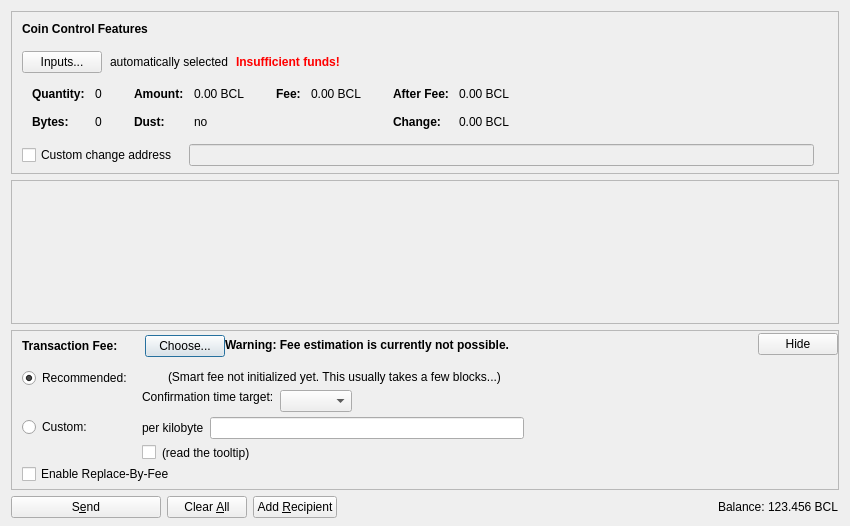
<?xml version="1.0" encoding="UTF-8"?>
<ui version="4.0">
 <class>SendCoinsDialog</class>
 <widget class="QDialog" name="SendCoinsDialog">
  <property name="geometry">
   <rect>
    <x>0</x>
    <y>0</y>
    <width>850</width>
    <height>526</height>
   </rect>
  </property>
  <property name="windowTitle">
   <string>Send Coins</string>
  </property>
  <layout class="QVBoxLayout" name="verticalLayout" stretch="0,1,0,0">
   <property name="bottomMargin">
    <number>8</number>
   </property>
   <item>
    <widget class="QFrame" name="frameCoinControl">
     <property name="sizePolicy">
      <sizepolicy hsizetype="Expanding" vsizetype="Expanding">
       <horstretch>0</horstretch>
       <verstretch>0</verstretch>
      </sizepolicy>
     </property>
     <property name="maximumSize">
      <size>
       <width>16777215</width>
       <height>16777215</height>
      </size>
     </property>
     <property name="frameShape">
      <enum>QFrame::StyledPanel</enum>
     </property>
     <property name="frameShadow">
      <enum>QFrame::Sunken</enum>
     </property>
     <layout class="QVBoxLayout" name="verticalLayoutCoinControl2">
      <property name="spacing">
       <number>0</number>
      </property>
      <property name="leftMargin">
       <number>0</number>
      </property>
      <property name="topMargin">
       <number>0</number>
      </property>
      <property name="rightMargin">
       <number>0</number>
      </property>
      <property name="bottomMargin">
       <number>6</number>
      </property>
      <item>
       <layout class="QVBoxLayout" name="verticalLayoutCoinControl" stretch="0,0,0,0,1">
        <property name="spacing">
         <number>0</number>
        </property>
        <property name="leftMargin">
         <number>10</number>
        </property>
        <property name="topMargin">
         <number>10</number>
        </property>
        <item>
         <layout class="QHBoxLayout" name="horizontalLayoutCoinControl1">
          <property name="bottomMargin">
           <number>15</number>
          </property>
          <item>
           <widget class="QLabel" name="labelCoinControlFeatures">
            <property name="sizePolicy">
             <sizepolicy hsizetype="Preferred" vsizetype="Maximum">
              <horstretch>0</horstretch>
              <verstretch>0</verstretch>
             </sizepolicy>
            </property>
            <property name="font">
             <font>
              <weight>75</weight>
              <bold>true</bold>
             </font>
            </property>
            <property name="styleSheet">
             <string notr="true">font-weight:bold;</string>
            </property>
            <property name="text">
             <string>Coin Control Features</string>
            </property>
           </widget>
          </item>
         </layout>
        </item>
        <item>
         <layout class="QHBoxLayout" name="horizontalLayoutCoinControl2" stretch="0,0,0,0">
          <property name="spacing">
           <number>8</number>
          </property>
          <property name="bottomMargin">
           <number>10</number>
          </property>
          <item>
           <widget class="QPushButton" name="pushButtonCoinControl">
            <property name="styleSheet">
             <string notr="true"/>
            </property>
            <property name="text">
             <string>Inputs...</string>
            </property>
            <property name="autoDefault">
             <bool>false</bool>
            </property>
           </widget>
          </item>
          <item>
           <widget class="QLabel" name="labelCoinControlAutomaticallySelected">
            <property name="text">
             <string>automatically selected</string>
            </property>
            <property name="margin">
             <number>5</number>
            </property>
           </widget>
          </item>
          <item>
           <widget class="QLabel" name="labelCoinControlInsuffFunds">
            <property name="font">
             <font>
              <weight>75</weight>
              <bold>true</bold>
             </font>
            </property>
            <property name="styleSheet">
             <string notr="true">color:red;font-weight:bold;</string>
            </property>
            <property name="text">
             <string>Insufficient funds!</string>
            </property>
            <property name="margin">
             <number>5</number>
            </property>
           </widget>
          </item>
          <item>
           <spacer name="horizontalSpacerCoinControl">
            <property name="orientation">
             <enum>Qt::Horizontal</enum>
            </property>
            <property name="sizeHint" stdset="0">
             <size>
              <width>40</width>
              <height>1</height>
             </size>
            </property>
           </spacer>
          </item>
         </layout>
        </item>
        <item>
         <widget class="QWidget" name="widgetCoinControl" native="true">
          <property name="sizePolicy">
           <sizepolicy hsizetype="Preferred" vsizetype="Preferred">
            <horstretch>0</horstretch>
            <verstretch>0</verstretch>
           </sizepolicy>
          </property>
          <property name="minimumSize">
           <size>
            <width>0</width>
            <height>0</height>
           </size>
          </property>
          <property name="styleSheet">
           <string notr="true"/>
          </property>
          <layout class="QHBoxLayout" name="horizontalLayoutCoinControl5">
           <property name="leftMargin">
            <number>0</number>
           </property>
           <property name="topMargin">
            <number>0</number>
           </property>
           <property name="rightMargin">
            <number>0</number>
           </property>
           <property name="bottomMargin">
            <number>0</number>
           </property>
           <item>
            <layout class="QHBoxLayout" name="horizontalLayoutCoinControl3" stretch="0,0,0,1">
             <property name="spacing">
              <number>20</number>
             </property>
             <property name="topMargin">
              <number>0</number>
             </property>
             <property name="bottomMargin">
              <number>10</number>
             </property>
             <item>
              <layout class="QFormLayout" name="formLayoutCoinControl1">
               <property name="horizontalSpacing">
                <number>10</number>
               </property>
               <property name="verticalSpacing">
                <number>14</number>
               </property>
               <property name="leftMargin">
                <number>10</number>
               </property>
               <property name="topMargin">
                <number>4</number>
               </property>
               <property name="rightMargin">
                <number>6</number>
               </property>
               <item row="0" column="0">
                <widget class="QLabel" name="labelCoinControlQuantityText">
                 <property name="font">
                  <font>
                   <weight>75</weight>
                   <bold>true</bold>
                  </font>
                 </property>
                 <property name="text">
                  <string>Quantity:</string>
                 </property>
                 <property name="margin">
                  <number>0</number>
                 </property>
                </widget>
               </item>
               <item row="0" column="1">
                <widget class="QLabel" name="labelCoinControlQuantity">
                 <property name="cursor">
                  <cursorShape>IBeamCursor</cursorShape>
                 </property>
                 <property name="contextMenuPolicy">
                  <enum>Qt::ActionsContextMenu</enum>
                 </property>
                 <property name="text">
                  <string notr="true">0</string>
                 </property>
                 <property name="margin">
                  <number>0</number>
                 </property>
                 <property name="textInteractionFlags">
                  <set>Qt::LinksAccessibleByMouse|Qt::TextSelectableByKeyboard|Qt::TextSelectableByMouse</set>
                 </property>
                </widget>
               </item>
               <item row="1" column="0">
                <widget class="QLabel" name="labelCoinControlBytesText">
                 <property name="font">
                  <font>
                   <weight>75</weight>
                   <bold>true</bold>
                  </font>
                 </property>
                 <property name="text">
                  <string>Bytes:</string>
                 </property>
                </widget>
               </item>
               <item row="1" column="1">
                <widget class="QLabel" name="labelCoinControlBytes">
                 <property name="cursor">
                  <cursorShape>IBeamCursor</cursorShape>
                 </property>
                 <property name="contextMenuPolicy">
                  <enum>Qt::ActionsContextMenu</enum>
                 </property>
                 <property name="text">
                  <string notr="true">0</string>
                 </property>
                 <property name="textInteractionFlags">
                  <set>Qt::LinksAccessibleByMouse|Qt::TextSelectableByKeyboard|Qt::TextSelectableByMouse</set>
                 </property>
                </widget>
               </item>
              </layout>
             </item>
             <item>
              <layout class="QFormLayout" name="formLayoutCoinControl2">
               <property name="horizontalSpacing">
                <number>10</number>
               </property>
               <property name="verticalSpacing">
                <number>14</number>
               </property>
               <property name="leftMargin">
                <number>6</number>
               </property>
               <property name="topMargin">
                <number>4</number>
               </property>
               <property name="rightMargin">
                <number>6</number>
               </property>
               <item row="0" column="0">
                <widget class="QLabel" name="labelCoinControlAmountText">
                 <property name="font">
                  <font>
                   <weight>75</weight>
                   <bold>true</bold>
                  </font>
                 </property>
                 <property name="text">
                  <string>Amount:</string>
                 </property>
                 <property name="margin">
                  <number>0</number>
                 </property>
                </widget>
               </item>
               <item row="0" column="1">
                <widget class="QLabel" name="labelCoinControlAmount">
                 <property name="cursor">
                  <cursorShape>IBeamCursor</cursorShape>
                 </property>
                 <property name="contextMenuPolicy">
                  <enum>Qt::ActionsContextMenu</enum>
                 </property>
                 <property name="text">
                  <string notr="true">0.00 BCL</string>
                 </property>
                 <property name="textInteractionFlags">
                  <set>Qt::LinksAccessibleByMouse|Qt::TextSelectableByKeyboard|Qt::TextSelectableByMouse</set>
                 </property>
                </widget>
               </item>
               <item row="1" column="0">
                <widget class="QLabel" name="labelCoinControlLowOutputText">
                 <property name="font">
                  <font>
                   <weight>75</weight>
                   <bold>true</bold>
                  </font>
                 </property>
                 <property name="text">
                  <string>Dust:</string>
                 </property>
                </widget>
               </item>
               <item row="1" column="1">
                <widget class="QLabel" name="labelCoinControlLowOutput">
                 <property name="cursor">
                  <cursorShape>IBeamCursor</cursorShape>
                 </property>
                 <property name="contextMenuPolicy">
                  <enum>Qt::ActionsContextMenu</enum>
                 </property>
                 <property name="text">
                  <string notr="true">no</string>
                 </property>
                 <property name="textInteractionFlags">
                  <set>Qt::LinksAccessibleByMouse|Qt::TextSelectableByKeyboard|Qt::TextSelectableByMouse</set>
                 </property>
                </widget>
               </item>
              </layout>
             </item>
             <item>
              <layout class="QFormLayout" name="formLayoutCoinControl3">
               <property name="horizontalSpacing">
                <number>10</number>
               </property>
               <property name="verticalSpacing">
                <number>14</number>
               </property>
               <property name="leftMargin">
                <number>6</number>
               </property>
               <property name="topMargin">
                <number>4</number>
               </property>
               <property name="rightMargin">
                <number>6</number>
               </property>
               <item row="0" column="0">
                <widget class="QLabel" name="labelCoinControlFeeText">
                 <property name="font">
                  <font>
                   <weight>75</weight>
                   <bold>true</bold>
                  </font>
                 </property>
                 <property name="text">
                  <string>Fee:</string>
                 </property>
                 <property name="margin">
                  <number>0</number>
                 </property>
                </widget>
               </item>
               <item row="0" column="1">
                <widget class="QLabel" name="labelCoinControlFee">
                 <property name="cursor">
                  <cursorShape>IBeamCursor</cursorShape>
                 </property>
                 <property name="contextMenuPolicy">
                  <enum>Qt::ActionsContextMenu</enum>
                 </property>
                 <property name="text">
                  <string notr="true">0.00 BCL</string>
                 </property>
                 <property name="textInteractionFlags">
                  <set>Qt::LinksAccessibleByMouse|Qt::TextSelectableByKeyboard|Qt::TextSelectableByMouse</set>
                 </property>
                </widget>
               </item>
              </layout>
             </item>
             <item>
              <layout class="QFormLayout" name="formLayoutCoinControl4">
               <property name="horizontalSpacing">
                <number>10</number>
               </property>
               <property name="verticalSpacing">
                <number>14</number>
               </property>
               <property name="leftMargin">
                <number>6</number>
               </property>
               <property name="topMargin">
                <number>4</number>
               </property>
               <property name="rightMargin">
                <number>6</number>
               </property>
               <item row="0" column="0">
                <widget class="QLabel" name="labelCoinControlAfterFeeText">
                 <property name="font">
                  <font>
                   <weight>75</weight>
                   <bold>true</bold>
                  </font>
                 </property>
                 <property name="text">
                  <string>After Fee:</string>
                 </property>
                 <property name="margin">
                  <number>0</number>
                 </property>
                </widget>
               </item>
               <item row="0" column="1">
                <widget class="QLabel" name="labelCoinControlAfterFee">
                 <property name="cursor">
                  <cursorShape>IBeamCursor</cursorShape>
                 </property>
                 <property name="contextMenuPolicy">
                  <enum>Qt::ActionsContextMenu</enum>
                 </property>
                 <property name="text">
                  <string notr="true">0.00 BCL</string>
                 </property>
                 <property name="textInteractionFlags">
                  <set>Qt::LinksAccessibleByMouse|Qt::TextSelectableByKeyboard|Qt::TextSelectableByMouse</set>
                 </property>
                </widget>
               </item>
               <item row="1" column="0">
                <widget class="QLabel" name="labelCoinControlChangeText">
                 <property name="font">
                  <font>
                   <weight>75</weight>
                   <bold>true</bold>
                  </font>
                 </property>
                 <property name="text">
                  <string>Change:</string>
                 </property>
                </widget>
               </item>
               <item row="1" column="1">
                <widget class="QLabel" name="labelCoinControlChange">
                 <property name="cursor">
                  <cursorShape>IBeamCursor</cursorShape>
                 </property>
                 <property name="contextMenuPolicy">
                  <enum>Qt::ActionsContextMenu</enum>
                 </property>
                 <property name="text">
                  <string notr="true">0.00 BCL</string>
                 </property>
                 <property name="textInteractionFlags">
                  <set>Qt::LinksAccessibleByMouse|Qt::TextSelectableByKeyboard|Qt::TextSelectableByMouse</set>
                 </property>
                </widget>
               </item>
              </layout>
             </item>
            </layout>
           </item>
          </layout>
         </widget>
        </item>
        <item>
         <layout class="QHBoxLayout" name="horizontalLayoutCoinControl4" stretch="0,0,0">
          <property name="spacing">
           <number>12</number>
          </property>
          <property name="sizeConstraint">
           <enum>QLayout::SetDefaultConstraint</enum>
          </property>
          <property name="topMargin">
           <number>5</number>
          </property>
          <property name="rightMargin">
           <number>5</number>
          </property>
          <item>
           <widget class="QCheckBox" name="checkBoxCoinControlChange">
            <property name="toolTip">
             <string>If this is activated, but the change address is empty or invalid, change will be sent to a newly generated address.</string>
            </property>
            <property name="text">
             <string>Custom change address</string>
            </property>
           </widget>
          </item>
          <item>
           <widget class="QValidatedLineEdit" name="lineEditCoinControlChange">
            <property name="enabled">
             <bool>false</bool>
            </property>
            <property name="sizePolicy">
             <sizepolicy hsizetype="Expanding" vsizetype="Fixed">
              <horstretch>0</horstretch>
              <verstretch>0</verstretch>
             </sizepolicy>
            </property>
           </widget>
          </item>
          <item>
           <widget class="QLabel" name="labelCoinControlChangeLabel">
            <property name="sizePolicy">
             <sizepolicy hsizetype="Preferred" vsizetype="Expanding">
              <horstretch>0</horstretch>
              <verstretch>0</verstretch>
             </sizepolicy>
            </property>
            <property name="minimumSize">
             <size>
              <width>0</width>
              <height>0</height>
             </size>
            </property>
            <property name="text">
             <string/>
            </property>
            <property name="margin">
             <number>3</number>
            </property>
           </widget>
          </item>
         </layout>
        </item>
        <item>
         <spacer name="verticalSpacerCoinControl">
          <property name="orientation">
           <enum>Qt::Vertical</enum>
          </property>
          <property name="sizeHint" stdset="0">
           <size>
            <width>800</width>
            <height>1</height>
           </size>
          </property>
         </spacer>
        </item>
       </layout>
      </item>
     </layout>
    </widget>
   </item>
   <item>
    <widget class="QScrollArea" name="scrollArea">
     <property name="widgetResizable">
      <bool>true</bool>
     </property>
     <widget class="QWidget" name="scrollAreaWidgetContents">
      <property name="geometry">
       <rect>
        <x>0</x>
        <y>0</y>
        <width>830</width>
        <height>104</height>
       </rect>
      </property>
      <layout class="QVBoxLayout" name="verticalLayout_2" stretch="0,1">
       <property name="leftMargin">
        <number>0</number>
       </property>
       <property name="topMargin">
        <number>0</number>
       </property>
       <property name="rightMargin">
        <number>0</number>
       </property>
       <property name="bottomMargin">
        <number>0</number>
       </property>
       <item>
        <layout class="QVBoxLayout" name="entries">
         <property name="spacing">
          <number>6</number>
         </property>
        </layout>
       </item>
       <item>
        <spacer name="verticalSpacer">
         <property name="orientation">
          <enum>Qt::Vertical</enum>
         </property>
         <property name="sizeHint" stdset="0">
          <size>
           <width>20</width>
           <height>40</height>
          </size>
         </property>
        </spacer>
       </item>
      </layout>
     </widget>
    </widget>
   </item>
   <item>
    <widget class="QFrame" name="frameFee">
     <property name="sizePolicy">
      <sizepolicy hsizetype="Expanding" vsizetype="Expanding">
       <horstretch>0</horstretch>
       <verstretch>0</verstretch>
      </sizepolicy>
     </property>
     <property name="maximumSize">
      <size>
       <width>16777215</width>
       <height>16777215</height>
      </size>
     </property>
     <property name="frameShape">
      <enum>QFrame::StyledPanel</enum>
     </property>
     <property name="frameShadow">
      <enum>QFrame::Sunken</enum>
     </property>
     <layout class="QVBoxLayout" name="verticalLayoutFee1">
      <property name="spacing">
       <number>0</number>
      </property>
      <property name="leftMargin">
       <number>0</number>
      </property>
      <property name="topMargin">
       <number>0</number>
      </property>
      <property name="rightMargin">
       <number>0</number>
      </property>
      <property name="bottomMargin">
       <number>0</number>
      </property>
      <item>
       <layout class="QVBoxLayout" name="verticalLayoutFee2" stretch="0,0,0">
        <property name="spacing">
         <number>0</number>
        </property>
        <property name="leftMargin">
         <number>10</number>
        </property>
        <property name="topMargin">
         <number>0</number>
        </property>
        <item>
         <layout class="QHBoxLayout" name="horizontalLayoutFee1">
          <property name="bottomMargin">
           <number>0</number>
          </property>
          <item>
           <layout class="QVBoxLayout" name="verticalLayoutFee7">
            <property name="spacing">
             <number>0</number>
            </property>
            <item>
             <spacer name="verticalSpacerSmartFee">
              <property name="orientation">
               <enum>Qt::Vertical</enum>
              </property>
              <property name="sizeType">
               <enum>QSizePolicy::Fixed</enum>
              </property>
              <property name="sizeHint" stdset="0">
               <size>
                <width>1</width>
                <height>4</height>
               </size>
              </property>
             </spacer>
            </item>
            <item>
             <layout class="QHBoxLayout" name="horizontalLayoutSmartFee">
              <property name="spacing">
               <number>10</number>
              </property>
              <item>
               <widget class="QLabel" name="labelFeeHeadline">
                <property name="sizePolicy">
                 <sizepolicy hsizetype="Preferred" vsizetype="Maximum">
                  <horstretch>0</horstretch>
                  <verstretch>0</verstretch>
                 </sizepolicy>
                </property>
                <property name="font">
                 <font>
                  <weight>75</weight>
                  <bold>true</bold>
                 </font>
                </property>
                <property name="styleSheet">
                 <string notr="true">font-weight:bold;</string>
                </property>
                <property name="text">
                 <string>Transaction Fee:</string>
                </property>
               </widget>
              </item>
              <item>
               <widget class="QLabel" name="labelFeeMinimized">
                <property name="text">
                 <string/>
                </property>
               </widget>
              </item>
              <item>
               <widget class="QPushButton" name="buttonChooseFee">
                <property name="text">
                 <string>Choose...</string>
                </property>
               </widget>
              </item>
             </layout>
            </item>
            <item>
             <spacer name="verticalSpacer_5">
              <property name="orientation">
               <enum>Qt::Vertical</enum>
              </property>
              <property name="sizeHint" stdset="0">
               <size>
                <width>1</width>
                <height>1</height>
               </size>
              </property>
             </spacer>
            </item>
           </layout>
          </item>
          <item>
           <widget class="QLabel" name="fallbackFeeWarningLabel">
            <property name="toolTip">
             <string>Using the fallbackfee can result in sending a transaction that will take several hours or days (or never) to confirm. Consider choosing your fee manually or wait until you have validated the complete chain.</string>
            </property>
            <property name="font">
            <font>
                <weight>75</weight>
                <bold>true</bold>
            </font>
            </property>
            <property name="text">
             <string>Warning: Fee estimation is currently not possible.</string>
            </property>
            <property name="wordWrap">
             <bool>false</bool>
            </property>
           </widget>
          </item>
          <item>
           <spacer name="horizontalSpacer_4">
            <property name="orientation">
             <enum>Qt::Horizontal</enum>
            </property>
            <property name="sizeType">
             <enum>QSizePolicy::MinimumExpanding</enum>
            </property>
            <property name="sizeHint" stdset="0">
             <size>
              <width>40</width>
              <height>20</height>
             </size>
            </property>
           </spacer>
          </item>
          <item>
           <widget class="QPushButton" name="buttonMinimizeFee">
            <property name="toolTip">
             <string>collapse fee-settings</string>
            </property>
            <property name="text">
             <string>Hide</string>
            </property>
           </widget>
          </item>
         </layout>
        </item>
        <item>
         <widget class="QFrame" name="frameFeeSelection">
          <layout class="QVBoxLayout" name="verticalLayoutFee12">
           <property name="spacing">
            <number>0</number>
           </property>
           <property name="leftMargin">
            <number>0</number>
           </property>
           <property name="topMargin">
            <number>0</number>
           </property>
           <property name="rightMargin">
            <number>0</number>
           </property>
           <property name="bottomMargin">
            <number>0</number>
           </property>
           <item>
            <layout class="QGridLayout" name="gridLayoutFee">
             <property name="topMargin">
              <number>10</number>
             </property>
             <property name="bottomMargin">
              <number>4</number>
             </property>
             <property name="horizontalSpacing">
              <number>10</number>
             </property>
             <property name="verticalSpacing">
              <number>4</number>
             </property>
             <item row="1" column="1">
              <layout class="QVBoxLayout" name="verticalLayoutFee8">
               <property name="spacing">
                <number>6</number>
               </property>
               <item>
                <layout class="QHBoxLayout" name="horizontalLayoutFee13">
                 <item>
                  <widget class="QLabel" name="labelCustomPerKilobyte">
                   <property name="toolTip">
                    <string>If the custom fee is set to 1000 satoshis and the transaction is only 250 bytes, then &quot;per kilobyte&quot; only pays 250 satoshis in fee, while &quot;total at least&quot; pays 1000 satoshis. For transactions bigger than a kilobyte both pay by kilobyte.</string>
                   </property>
                   <property name="text">
                    <string>per kilobyte</string>
                   </property>
                  </widget>
                 </item>
                 <item>
                  <widget class="BitcoinAmountField" name="customFee"/>
                 </item>
                 <item>
                  <spacer name="horizontalSpacer_6">
                   <property name="orientation">
                    <enum>Qt::Horizontal</enum>
                   </property>
                   <property name="sizeHint" stdset="0">
                    <size>
                     <width>1</width>
                     <height>1</height>
                    </size>
                   </property>
                  </spacer>
                 </item>
                </layout>
               </item>
               <item>
                <layout class="QHBoxLayout" name="horizontalLayoutFee8">
                 <item>
                  <widget class="QCheckBox" name="checkBoxMinimumFee">
                   <property name="toolTip">
                    <string>Paying only the minimum fee is just fine as long as there is less transaction volume than space in the blocks. But be aware that this can end up in a never confirming transaction once there is more demand for bitcoin transactions than the network can process.</string>
                   </property>
                   <property name="text">
                    <string/>
                   </property>
                  </widget>
                 </item>
                 <item>
                  <widget class="QLabel" name="labelMinFeeWarning">
                   <property name="enabled">
                    <bool>true</bool>
                   </property>
                   <property name="toolTip">
                    <string>Paying only the minimum fee is just fine as long as there is less transaction volume than space in the blocks. But be aware that this can end up in a never confirming transaction once there is more demand for bitcoin transactions than the network can process.</string>
                   </property>
                   <property name="text">
                    <string>(read the tooltip)</string>
                   </property>
                   <property name="margin">
                    <number>5</number>
                   </property>
                  </widget>
                 </item>
                 <item>
                  <spacer name="horizontalSpacer_2">
                   <property name="orientation">
                    <enum>Qt::Horizontal</enum>
                   </property>
                   <property name="sizeHint" stdset="0">
                    <size>
                     <width>1</width>
                     <height>1</height>
                    </size>
                   </property>
                  </spacer>
                 </item>
                </layout>
               </item>
              </layout>
             </item>
             <item row="0" column="0">
              <layout class="QVBoxLayout" name="verticalLayoutFee4" stretch="0,1">
               <item>
                <widget class="QRadioButton" name="radioSmartFee">
                 <property name="text">
                  <string>Recommended:</string>
                 </property>
                 <property name="checked">
                  <bool>true</bool>
                 </property>
                 <attribute name="buttonGroup">
                  <string notr="true">groupFee</string>
                 </attribute>
                </widget>
               </item>
               <item>
                <spacer name="verticalSpacer_2">
                 <property name="orientation">
                  <enum>Qt::Vertical</enum>
                 </property>
                 <property name="sizeHint" stdset="0">
                  <size>
                   <width>1</width>
                   <height>1</height>
                  </size>
                 </property>
                </spacer>
               </item>
              </layout>
             </item>
             <item row="1" column="0">
              <layout class="QVBoxLayout" name="verticalLayoutFee9" stretch="0,1">
               <item>
                <widget class="QRadioButton" name="radioCustomFee">
                 <property name="text">
                  <string>Custom:</string>
                 </property>
                 <attribute name="buttonGroup">
                  <string notr="true">groupFee</string>
                 </attribute>
                </widget>
               </item>
               <item>
                <spacer name="verticalSpacer_6">
                 <property name="orientation">
                  <enum>Qt::Vertical</enum>
                 </property>
                 <property name="sizeHint" stdset="0">
                  <size>
                   <width>1</width>
                   <height>1</height>
                  </size>
                 </property>
                </spacer>
               </item>
              </layout>
             </item>
             <item row="0" column="1">
              <layout class="QVBoxLayout" name="verticalLayoutFee3" stretch="0,0,1">
               <property name="spacing">
                <number>6</number>
               </property>
               <property name="topMargin">
                <number>2</number>
               </property>
               <item>
                <layout class="QHBoxLayout" name="horizontalLayoutFee12">
                 <item>
                  <widget class="QLabel" name="labelSmartFee">
                   <property name="text">
                    <string/>
                   </property>
                   <property name="margin">
                    <number>2</number>
                   </property>
                  </widget>
                 </item>
                 <item>
                  <widget class="QLabel" name="labelFeeEstimation">
                   <property name="text">
                    <string/>
                   </property>
                  </widget>
                 </item>
                 <item>
                  <widget class="QLabel" name="labelSmartFee2">
                   <property name="text">
                    <string>(Smart fee not initialized yet. This usually takes a few blocks...)</string>
                   </property>
                   <property name="margin">
                    <number>2</number>
                   </property>
                  </widget>
                 </item>
                 <item>
                  <spacer name="horizontalSpacer_5">
                   <property name="orientation">
                    <enum>Qt::Horizontal</enum>
                   </property>
                   <property name="sizeHint" stdset="0">
                    <size>
                     <width>1</width>
                     <height>1</height>
                    </size>
                   </property>
                  </spacer>
                 </item>
                </layout>
               </item>
               <item>
                <layout class="QHBoxLayout" name="horizontalLayoutFee9">
                 <item>
                  <layout class="QVBoxLayout" name="verticalLayoutFee6">
                   <item>
                    <widget class="QLabel" name="labelSmartFee3">
                     <property name="text">
                      <string>Confirmation time target:</string>
                     </property>
                     <property name="margin">
                      <number>2</number>
                     </property>
                    </widget>
                   </item>
                   <item>
                    <spacer name="verticalSpacer_3">
                     <property name="orientation">
                      <enum>Qt::Vertical</enum>
                     </property>
                     <property name="sizeHint" stdset="0">
                      <size>
                       <width>1</width>
                       <height>1</height>
                      </size>
                     </property>
                    </spacer>
                   </item>
                  </layout>
                 </item>
                 <item>
                  <layout class="QVBoxLayout" name="verticalLayoutFee5">
                   <property name="rightMargin">
                    <number>30</number>
                   </property>
                   <item>
                    <layout class="QHBoxLayout" name="horizontalLayoutConfTarget">
                     <property name="bottomMargin">
                      <number>0</number>
                     </property>
                     <item>
                      <widget class="QComboBox" name="confTargetSelector"/>
                     </item>
                     <item>
                      <spacer name="horizontalSpacerConfTarget">
                       <property name="orientation">
                        <enum>Qt::Horizontal</enum>
                       </property>
                       <property name="sizeHint" stdset="0">
                        <size>
                         <width>40</width>
                         <height>20</height>
                        </size>
                       </property>
                      </spacer>
                     </item>
                    </layout>
                   </item>
                  </layout>
                 </item>
                </layout>
               </item>
               <item>
                <spacer name="verticalSpacer_4">
                 <property name="orientation">
                  <enum>Qt::Vertical</enum>
                 </property>
                 <property name="sizeHint" stdset="0">
                  <size>
                   <width>1</width>
                   <height>1</height>
                  </size>
                 </property>
                </spacer>
               </item>
              </layout>
             </item>
            </layout>
           </item>
           <item>
            <widget class="QCheckBox" name="optInRBF">
             <property name="text">
              <string>Enable Replace-By-Fee</string>
             </property>
             <property name="toolTip">
              <string>With Replace-By-Fee (BIP-125) you can increase a transaction's fee after it is sent. Without this, a higher fee may be recommended to compensate for increased transaction delay risk.</string>
             </property>
            </widget>
           </item>
          </layout>
         </widget>
        </item>
        <item>
         <spacer name="verticalSpacerFee">
          <property name="orientation">
           <enum>Qt::Vertical</enum>
          </property>
          <property name="sizeHint" stdset="0">
           <size>
            <width>40</width>
            <height>5</height>
           </size>
          </property>
         </spacer>
        </item>
       </layout>
      </item>
     </layout>
    </widget>
   </item>
   <item>
    <layout class="QHBoxLayout" name="horizontalLayout">
     <item>
      <widget class="QPushButton" name="sendButton">
       <property name="minimumSize">
        <size>
         <width>150</width>
         <height>0</height>
        </size>
       </property>
       <property name="toolTip">
        <string>Confirm the send action</string>
       </property>
       <property name="text">
        <string>S&amp;end</string>
       </property>
       <property name="icon">
        <iconset resource="../bitcoin.qrc">
         <normaloff>:/icons/send</normaloff>:/icons/send</iconset>
       </property>
       <property name="autoDefault">
        <bool>false</bool>
       </property>
       <property name="default">
        <bool>false</bool>
       </property>
      </widget>
     </item>
     <item>
      <widget class="QPushButton" name="clearButton">
       <property name="sizePolicy">
        <sizepolicy hsizetype="Minimum" vsizetype="Fixed">
         <horstretch>0</horstretch>
         <verstretch>0</verstretch>
        </sizepolicy>
       </property>
       <property name="toolTip">
        <string>Clear all fields of the form.</string>
       </property>
       <property name="text">
        <string>Clear &amp;All</string>
       </property>
       <property name="icon">
        <iconset resource="../bitcoin.qrc">
         <normaloff>:/icons/remove</normaloff>:/icons/remove</iconset>
       </property>
       <property name="autoDefault">
        <bool>false</bool>
       </property>
      </widget>
     </item>
     <item>
      <widget class="QPushButton" name="addButton">
       <property name="toolTip">
        <string>Send to multiple recipients at once</string>
       </property>
       <property name="text">
        <string>Add &amp;Recipient</string>
       </property>
       <property name="icon">
        <iconset resource="../bitcoin.qrc">
         <normaloff>:/icons/add</normaloff>:/icons/add</iconset>
       </property>
       <property name="autoDefault">
        <bool>false</bool>
       </property>
      </widget>
     </item>
     <item>
      <spacer name="horizontalSpacer">
       <property name="orientation">
        <enum>Qt::Horizontal</enum>
       </property>
       <property name="sizeHint" stdset="0">
        <size>
         <width>40</width>
         <height>20</height>
        </size>
       </property>
      </spacer>
     </item>
     <item>
      <layout class="QHBoxLayout" name="horizontalLayout_2">
       <property name="spacing">
        <number>3</number>
       </property>
       <item>
        <widget class="QLabel" name="label">
         <property name="sizePolicy">
          <sizepolicy hsizetype="Preferred" vsizetype="Fixed">
           <horstretch>0</horstretch>
           <verstretch>0</verstretch>
          </sizepolicy>
         </property>
         <property name="text">
          <string>Balance:</string>
         </property>
        </widget>
       </item>
       <item>
        <widget class="QLabel" name="labelBalance">
         <property name="sizePolicy">
          <sizepolicy hsizetype="Preferred" vsizetype="Fixed">
           <horstretch>0</horstretch>
           <verstretch>0</verstretch>
          </sizepolicy>
         </property>
         <property name="cursor">
          <cursorShape>IBeamCursor</cursorShape>
         </property>
         <property name="text">
          <string notr="true">123.456 BCL</string>
         </property>
         <property name="textInteractionFlags">
          <set>Qt::LinksAccessibleByMouse|Qt::TextSelectableByKeyboard|Qt::TextSelectableByMouse</set>
         </property>
        </widget>
       </item>
      </layout>
     </item>
    </layout>
   </item>
  </layout>
 </widget>
 <customwidgets>
  <customwidget>
   <class>QValidatedLineEdit</class>
   <extends>QLineEdit</extends>
   <header>qt/qvalidatedlineedit.h</header>
  </customwidget>
  <customwidget>
   <class>BitcoinAmountField</class>
   <extends>QLineEdit</extends>
   <header>qt/bitcoinamountfield.h</header>
   <container>1</container>
  </customwidget>
 </customwidgets>
 <resources>
  <include location="../bitcoin.qrc"/>
 </resources>
 <connections/>
 <buttongroups>
  <buttongroup name="groupFee"/>
 </buttongroups>
</ui>
